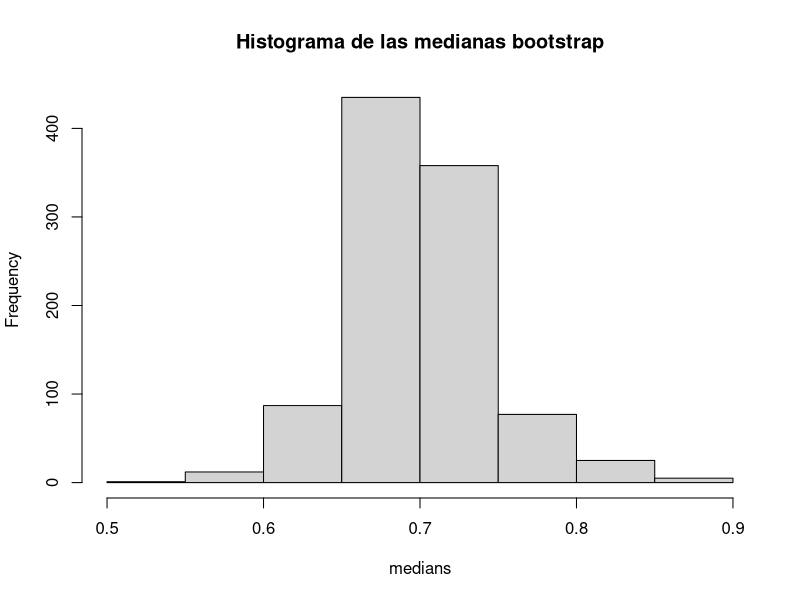
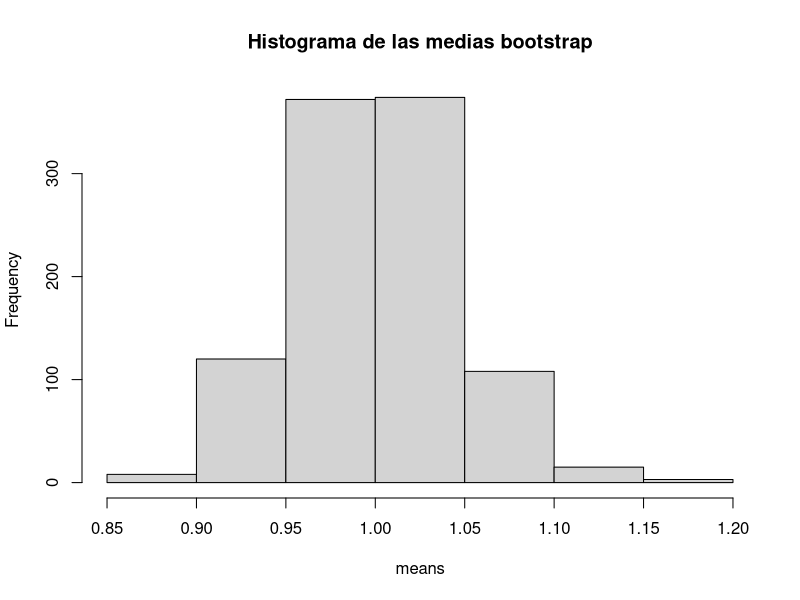
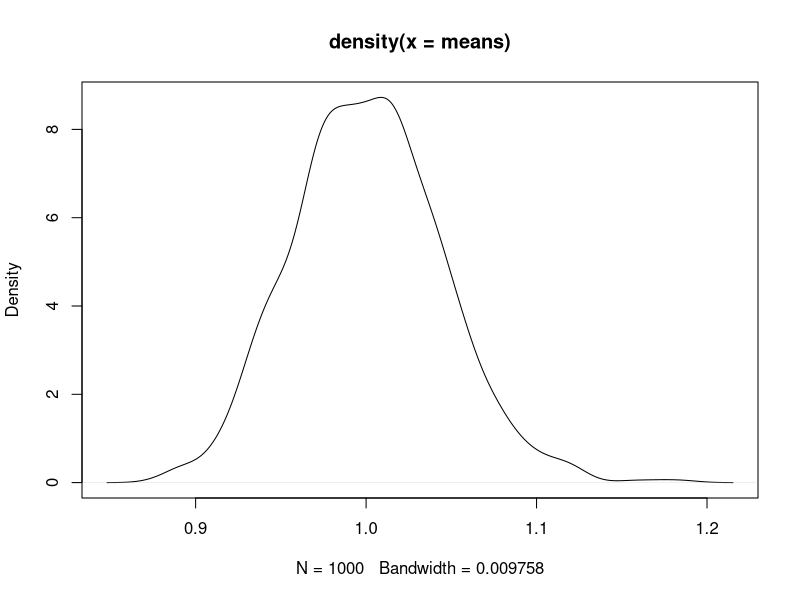
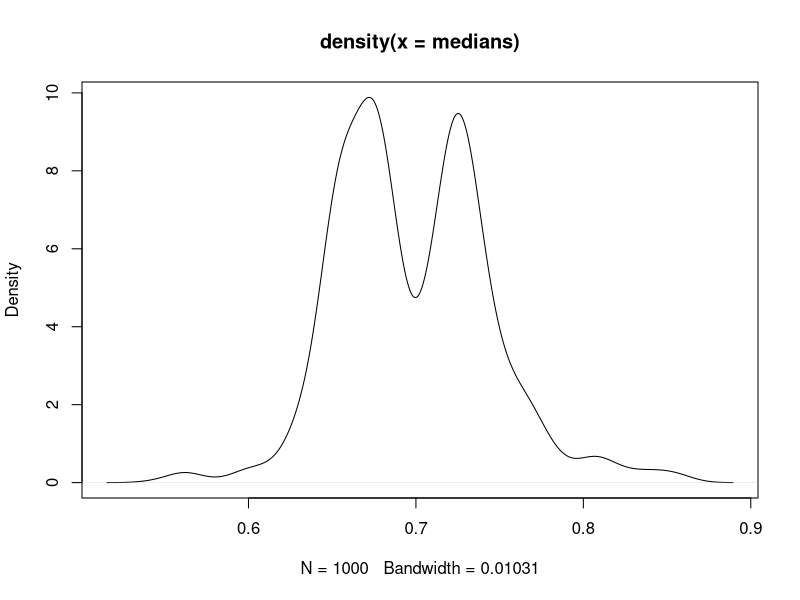

Generate these figures, in order, with R:
set.seed(2023)
n <- 500 
sexp <- rexp(n)
sample_mean <- mean(sexp)
sample_median <- median(sexp)
N <- 1000
samples <- list()

for (i in 1:N){
  new_sample <- sample(sexp, n, replace=TRUE)
  samples <- append(samples, list(new_sample))
}

medians <- c()
means <- c()

for (bootstrap_sample in samples){
  medians <- c(medians, median(bootstrap_sample))
  means <- c(means, mean(bootstrap_sample))
}

hist(medians, main="Histograma de las medianas bootstrap")
hist(means, main="Histograma de las medias bootstrap")

kde_medians <- density(medians)
kde_means <- density(means)

alpha <- 0.05

z <- qnorm(1-alpha/2) 
ic_bootstrap_median <- c(sample_median - z*sd(medians), sample_median + z*sd(medians))
ic_bootstrap_mean <- c(sample_mean - z*sd(means), sample_mean + z*sd(means))

plot(kde_means)
plot(kde_medians)